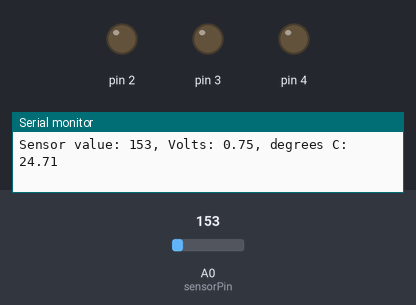
A sketch run on a simulated Arduino Uno, built with avr-gcc and run on an emulated ATmega328P. On the bench: output pins drawn as LEDs (lit = HIGH), the last lines printed to the serial monitor. Inputs (shaded band) come from the test bench; at power-on: A0 (sensorPin) = 153.

Above: at 1.2 s.
1.3 s: A0 (sensorPin) set to 154
At 2.0 s:
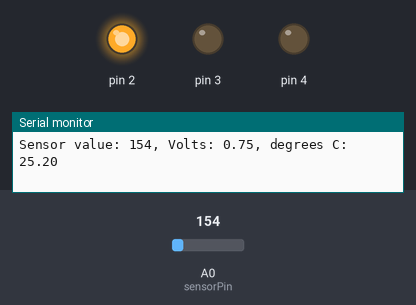
2.8 s: A0 (sensorPin) set to 165
At 3.4 s:
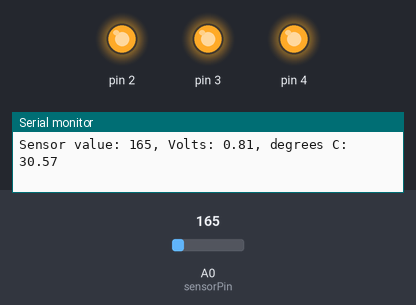
4.3 s: A0 (sensorPin) set to 133
At 5.4 s:
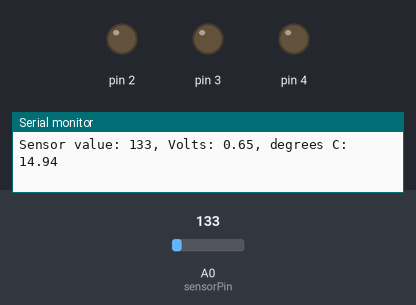
7.3 s: A0 (sensorPin) set to 175
At 8.2 s:
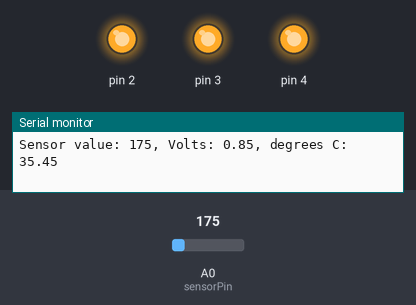
Timing chart, 0 to 10.3 s (numbered marks = the images above; inputs shaded):
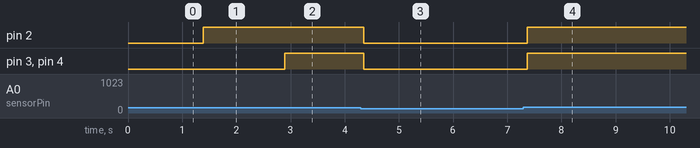

Measured:
- the behaviour switches between 153 and 154 on A0 (sensorPin) (found by bisection; images 0 and 1)
- after the input at 1.3 s, pin 2: LOW → HIGH after 0.09 s
- after the input at 2.8 s, pin 3, pin 4: LOW → HIGH after 0.10 s
- after the input at 4.3 s, pin 2–4: HIGH → LOW after 0.05 s
- after the input at 7.3 s, pin 2–4: LOW → HIGH after 0.07 s

The sketch:

LoveMeter.ino
```cpp
const int sensorPin = A0;
const float baselineTemp = 23.0;

void setup() {

  Serial.begin(9600);    // Open a serial port at a speed of 9600 bits per second
                         // This is used to send text the Serial Monitor that comes with the Arduino IDE
                         // Serial.print and Serial.println are used to log information to the Serial Monitor

  for (int pinNumber = 2; pinNumber < 5; pinNumber++ ) {
    pinMode(pinNumber,OUTPUT);
    digitalWrite(pinNumber,LOW);
  }

}

void loop() {
  int sensorVal = analogRead(sensorPin);    // Always a value between 0 and 1023 and represents the voltage on the pin

  Serial.print("Sensor value: ");
  Serial.print(sensorVal);

  // Convert the ADC reading to voltage
  float voltage = (sensorVal/1024.0) * 5.0;   // The voltage will be between 0 and 5
                                              // This will translate the TMP36 sensor value to voltage

  Serial.print(", Volts: ");
  Serial.print(voltage);

  Serial.print(", degrees C: ");

  // Convert the voltage to temperature in degrees
  float temperature = (voltage - .5) * 100;
  Serial.println(temperature);

  if ( temperature < baselineTemp )
  {
    digitalWrite(2, LOW);
    digitalWrite(3, LOW);
    digitalWrite(4, LOW);
  } else if ( temperature >= baselineTemp+2 && temperature < baselineTemp+4 )
  {
    digitalWrite(2, HIGH);
    digitalWrite(3, LOW);
    digitalWrite(4, LOW);
  } else if ( temperature >= baselineTemp+4 && temperature < baselineTemp+6 )
  {
    digitalWrite(2, HIGH);
    digitalWrite(3, HIGH);
    digitalWrite(4, LOW);
  } else if ( temperature >= baselineTemp+6 )
  {
    digitalWrite(2, HIGH);
    digitalWrite(3, HIGH);
    digitalWrite(4, HIGH);
  }

  delay(1);

}
```
